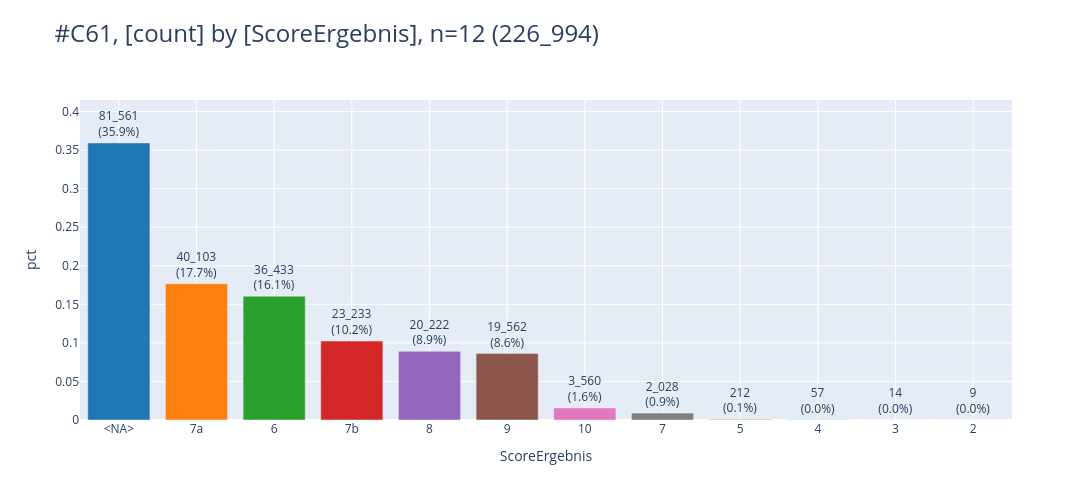

Notebook source saved alongside this figure:
### Code cell
df = t_gleas.project("ScoreErgebnis").to_df()
pls.plot_bars(df, sort_values=True, caption="C61")

### Figure 1 — Plotly figure (JSON) as saved in the notebook; plotly's stock layout.template omitted (floating-point values rounded to 4 significant figures)
{"data": [{"error_y": {"thickness": 5}, "hovertemplate": "ScoreErgebnis=%{x}<br>pct=%{y}<br>cnt_pct_str=%{text}<extra></extra>", "legendgroup": "<NA>", "marker": {"color": "#1F77B4", "pattern": {"shape": ""}}, "name": "<NA>", "orientation": "v", "showlegend": true, "text": ["81_561<br>(35.9%)"], "textposition": "outside", "type": "bar", "x": ["<NA>"], "xaxis": "x", "y": [0.3593], "yaxis": "y"}, {"error_y": {"thickness": 5}, "hovertemplate": "ScoreErgebnis=%{x}<br>pct=%{y}<br>cnt_pct_str=%{text}<extra></extra>", "legendgroup": "7a", "marker": {"color": "#FF7F0E", "pattern": {"shape": ""}}, "name": "7a", "orientation": "v", "showlegend": true, "text": ["40_103<br>(17.7%)"], "textposition": "outside", "type": "bar", "x": ["7a"], "xaxis": "x", "y": [0.1767], "yaxis": "y"}, {"error_y": {"thickness": 5}, "hovertemplate": "ScoreErgebnis=%{x}<br>pct=%{y}<br>cnt_pct_str=%{text}<extra></extra>", "legendgroup": "6", "marker": {"color": "#2CA02C", "pattern": {"shape": ""}}, "name": "6", "orientation": "v", "showlegend": true, "text": ["36_433<br>(16.1%)"], "textposition": "outside", "type": "bar", "x": ["6"], "xaxis": "x", "y": [0.1605], "yaxis": "y"}, {"error_y": {"thickness": 5}, "hovertemplate": "ScoreErgebnis=%{x}<br>pct=%{y}<br>cnt_pct_str=%{text}<extra></extra>", "legendgroup": "7b", "marker": {"color": "#D62728", "pattern": {"shape": ""}}, "name": "7b", "orientation": "v", "showlegend": true, "text": ["23_233<br>(10.2%)"], "textposition": "outside", "type": "bar", "x": ["7b"], "xaxis": "x", "y": [0.1024], "yaxis": "y"}, {"error_y": {"thickness": 5}, "hovertemplate": "ScoreErgebnis=%{x}<br>pct=%{y}<br>cnt_pct_str=%{text}<extra></extra>", "legendgroup": "8", "marker": {"color": "#9467BD", "pattern": {"shape": ""}}, "name": "8", "orientation": "v", "showlegend": true, "text": ["20_222<br>(8.9%)"], "textposition": "outside", "type": "bar", "x": ["8"], "xaxis": "x", "y": [0.08909], "yaxis": "y"}, {"error_y": {"thickness": 5}, "hovertemplate": "ScoreErgebnis=%{x}<br>pct=%{y}<br>cnt_pct_str=%{text}<extra></extra>", "legendgroup": "9", "marker": {"color": "#8C564B", "pattern": {"shape": ""}}, "name": "9", "orientation": "v", "showlegend": true, "text": ["19_562<br>(8.6%)"], "textposition": "outside", "type": "bar", "x": ["9"], "xaxis": "x", "y": [0.08618], "yaxis": "y"}, {"error_y": {"thickness": 5}, "hovertemplate": "ScoreErgebnis=%{x}<br>pct=%{y}<br>cnt_pct_str=%{text}<extra></extra>", "legendgroup": "10", "marker": {"color": "#E377C2", "pattern": {"shape": ""}}, "name": "10", "orientation": "v", "showlegend": true, "text": ["3_560<br>(1.6%)"], "textposition": "outside", "type": "bar", "x": ["10"], "xaxis": "x", "y": [0.01568], "yaxis": "y"}, {"error_y": {"thickness": 5}, "hovertemplate": "ScoreErgebnis=%{x}<br>pct=%{y}<br>cnt_pct_str=%{text}<extra></extra>", "legendgroup": "7", "marker": {"color": "#7F7F7F", "pattern": {"shape": ""}}, "name": "7", "orientation": "v", "showlegend": true, "text": ["2_028<br>(0.9%)"], "textposition": "outside", "type": "bar", "x": ["7"], "xaxis": "x", "y": [0.008934], "yaxis": "y"}, {"error_y": {"thickness": 5}, "hovertemplate": "ScoreErgebnis=%{x}<br>pct=%{y}<br>cnt_pct_str=%{text}<extra></extra>", "legendgroup": "5", "marker": {"color": "#BCBD22", "pattern": {"shape": ""}}, "name": "5", "orientation": "v", "showlegend": true, "text": ["212<br>(0.1%)"], "textposition": "outside", "type": "bar", "x": ["5"], "xaxis": "x", "y": [0.0009339], "yaxis": "y"}, {"error_y": {"thickness": 5}, "hovertemplate": "ScoreErgebnis=%{x}<br>pct=%{y}<br>cnt_pct_str=%{text}<extra></extra>", "legendgroup": "4", "marker": {"color": "#17BECF", "pattern": {"shape": ""}}, "name": "4", "orientation": "v", "showlegend": true, "text": ["57<br>(0.0%)"], "textposition": "outside", "type": "bar", "x": ["4"], "xaxis": "x", "y": [0.0002511], "yaxis": "y"}, {"error_y": {"thickness": 5}, "hovertemplate": "ScoreErgebnis=%{x}<br>pct=%{y}<br>cnt_pct_str=%{text}<extra></extra>", "legendgroup": "3", "marker": {"color": "#1F77B4", "pattern": {"shape": ""}}, "name": "3", "orientation": "v", "showlegend": true, "text": ["14<br>(0.0%)"], "textposition": "outside", "type": "bar", "x": ["3"], "xaxis": "x", "y": [6.168e-05], "yaxis": "y"}, {"error_y": {"thickness": 5}, "hovertemplate": "ScoreErgebnis=%{x}<br>pct=%{y}<br>cnt_pct_str=%{text}<extra></extra>", "legendgroup": "2", "marker": {"color": "#FF7F0E", "pattern": {"shape": ""}}, "name": "2", "orientation": "v", "showlegend": true, "text": ["9<br>(0.0%)"], "textposition": "outside", "type": "bar", "x": ["2"], "xaxis": "x", "y": [3.965e-05], "yaxis": "y"}], "layout": {"barmode": "relative", "height": 500, "legend": {"title": {"text": "ScoreErgebnis"}, "tracegroupgap": 0}, "showlegend": false, "title": {"font": {"size": 24}, "text": "#C61, [count] by [ScoreErgebnis], n=12 (226_994)", "xanchor": "left", "y": 0.95, "yanchor": "top"}, "width": 1600, "xaxis": {"anchor": "y", "categoryarray": ["<NA>", "7a", "6", "7b", "8", "9", "10", "7", "5", "4", "3", "2"], "categoryorder": "total descending", "domain": [0, 1], "gridwidth": 1, "showgrid": true, "title": {"text": "ScoreErgebnis"}}, "yaxis": {"anchor": "x", "domain": [0, 1], "dtick": 0.05, "gridwidth": 1, "range": [0, 0.415], "showgrid": true, "title": {"text": "pct"}}}}
